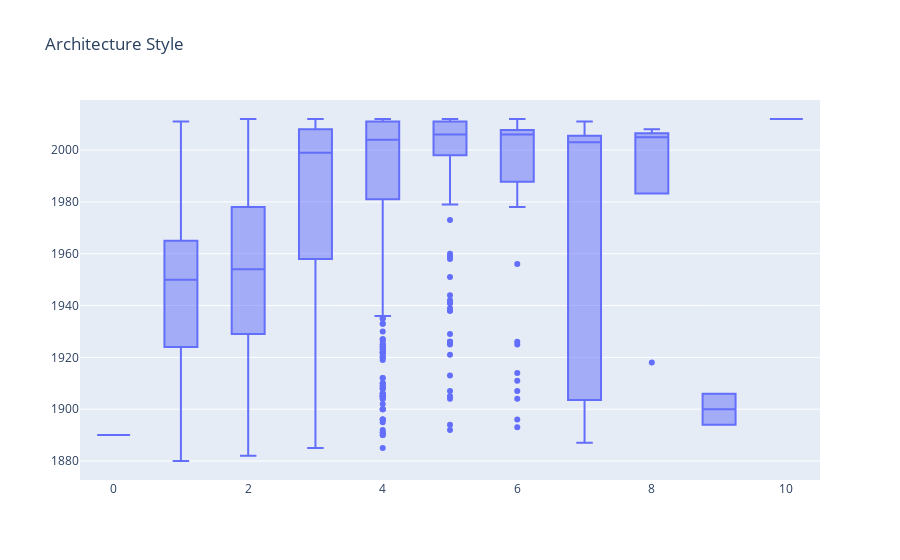

Write notebook code for a chart like this one.
### Markdown cell above
## Number of Bathrooms

### Code cell
#testing different columns to look at how they collilate with the columns
#num baths
denver.columns

fig = go.Figure(go.Box(
    x=subset_data.numbaths,
    y= subset_data.yrbuilt))
fig.update_layout(title= "Architecture Style")
fig.show()

### Figure 1 — Plotly figure (JSON) as saved in the notebook; plotly's stock layout.template omitted (floating-point values rounded to 4 significant figures; data arrays with more than 128 entries replaced by an {"elided": "..."} marker saying what was removed)
{"data": [{"type": "box", "x": {"elided": "4999 int values"}, "y": {"elided": "4999 int values"}}], "layout": {"title": {"text": "Architecture Style"}}}
